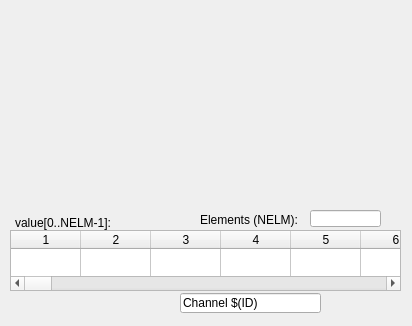
<?xml version="1.0" encoding="UTF-8"?>
<ui version="4.0">
 <class>Form</class>
 <widget class="QWidget" name="Form">
  <property name="geometry">
   <rect>
    <x>0</x>
    <y>0</y>
    <width>412</width>
    <height>326</height>
   </rect>
  </property>
  <property name="sizePolicy">
   <sizepolicy hsizetype="Preferred" vsizetype="Preferred">
    <horstretch>0</horstretch>
    <verstretch>0</verstretch>
   </sizepolicy>
  </property>
  <property name="font">
   <font>
    <pointsize>9</pointsize>
   </font>
  </property>
  <property name="windowTitle">
   <string>Form</string>
  </property>
  <widget class="replaceMacro" name="replacemacro">
   <property name="geometry">
    <rect>
     <x>310</x>
     <y>280</y>
     <width>91</width>
     <height>46</height>
    </rect>
   </property>
   <property name="reloadOnChange">
    <bool>true</bool>
   </property>
   <property name="displayMode" stdset="0">
    <enum>replaceMacro::List</enum>
   </property>
   <property name="macroKey">
    <string notr="true">ID</string>
   </property>
   <property name="macroValues">
    <string>;1;2</string>
   </property>
  </widget>
  <widget class="caLineEdit" name="calineedit_9">
   <property name="geometry">
    <rect>
     <x>180</x>
     <y>293</y>
     <width>141</width>
     <height>20</height>
    </rect>
   </property>
   <property name="text">
    <string>Channel $(ID)</string>
   </property>
   <property name="maxLength">
    <number>32770</number>
   </property>
   <property name="channel" stdset="0">
    <string notr="true"/>
   </property>
   <property name="background">
    <color alpha="0">
     <red>160</red>
     <green>160</green>
     <blue>164</blue>
    </color>
   </property>
   <property name="colorMode">
    <enum>caLineEdit::Static</enum>
   </property>
   <property name="precisionMode">
    <enum>caLineEdit::User</enum>
   </property>
  </widget>
  <widget class="caLineEdit" name="calineedit_11">
   <property name="geometry">
    <rect>
     <x>310</x>
     <y>210</y>
     <width>71</width>
     <height>17</height>
    </rect>
   </property>
   <property name="alignment">
    <set>Qt::AlignRight|Qt::AlignTrailing|Qt::AlignVCenter</set>
   </property>
   <property name="channel" stdset="0">
    <string notr="true">$(IOC):m$(MasterID)s$(SlaveID)-BI0$(ID)-Arr.NELM</string>
   </property>
   <property name="background">
    <color alpha="0">
     <red>160</red>
     <green>160</green>
     <blue>164</blue>
    </color>
   </property>
   <property name="colorMode">
    <enum>caLineEdit::Static</enum>
   </property>
   <property name="precisionMode">
    <enum>caLineEdit::Channel</enum>
   </property>
  </widget>
  <widget class="caLabel" name="calabel_15">
   <property name="geometry">
    <rect>
     <x>200</x>
     <y>210</y>
     <width>98</width>
     <height>17</height>
    </rect>
   </property>
   <property name="toolTip">
    <string/>
   </property>
   <property name="text">
    <string>Elements (NELM):</string>
   </property>
   <property name="textFormat">
    <enum>Qt::PlainText</enum>
   </property>
   <property name="alignment">
    <set>Qt::AlignBottom|Qt::AlignRight|Qt::AlignTrailing</set>
   </property>
  </widget>
  <widget class="caStripPlot" name="castripplot">
   <property name="geometry">
    <rect>
     <x>10</x>
     <y>30</y>
     <width>381</width>
     <height>161</height>
    </rect>
   </property>
   <property name="Title" stdset="0">
    <string notr="true"/>
   </property>
   <property name="channels" stdset="0">
    <string>$(IOC):m$(MasterID)s$(SlaveID)-BI0$(ID)-Arr</string>
   </property>
   <property name="YAxisScaling" stdset="0">
    <enum>caStripPlot::autoScale</enum>
   </property>
   <property name="foreground">
    <color>
     <red>238</red>
     <green>238</green>
     <blue>236</blue>
    </color>
   </property>
  </widget>
  <widget class="caWaveTable" name="cawavetable_4">
   <property name="geometry">
    <rect>
     <x>10</x>
     <y>230</y>
     <width>391</width>
     <height>61</height>
    </rect>
   </property>
   <property name="channel" stdset="0">
    <string notr="true">$(IOC):m$(MasterID)s$(SlaveID)-BI0$(ID)-Arr</string>
   </property>
   <property name="numberOfColumns">
    <number>125</number>
   </property>
   <property name="columnSize">
    <number>70</number>
   </property>
   <property name="horizontalOffset">
    <number>0</number>
   </property>
   <property name="verticalOffset">
    <number>0</number>
   </property>
   <attribute name="horizontalHeaderVisible">
    <bool>true</bool>
   </attribute>
   <attribute name="horizontalHeaderDefaultSectionSize">
    <number>70</number>
   </attribute>
   <attribute name="verticalHeaderVisible">
    <bool>false</bool>
   </attribute>
   <attribute name="verticalHeaderDefaultSectionSize">
    <number>40</number>
   </attribute>
   <row/>
   <column/>
   <column/>
   <column/>
   <column/>
   <column/>
   <column/>
   <column/>
   <column/>
   <column/>
   <column/>
   <column/>
   <column/>
   <column/>
   <column/>
   <column/>
   <column/>
   <column/>
   <column/>
   <column/>
   <column/>
   <column/>
   <column/>
   <column/>
   <column/>
   <column/>
   <column/>
   <column/>
   <column/>
   <column/>
   <column/>
   <column/>
   <column/>
   <column/>
   <column/>
   <column/>
   <column/>
   <column/>
   <column/>
   <column/>
   <column/>
   <column/>
   <column/>
   <column/>
   <column/>
   <column/>
   <column/>
   <column/>
   <column/>
   <column/>
   <column/>
   <column/>
   <column/>
   <column/>
   <column/>
   <column/>
   <column/>
   <column/>
   <column/>
   <column/>
   <column/>
   <column/>
   <column/>
   <column/>
   <column/>
   <column/>
   <column/>
   <column/>
   <column/>
   <column/>
   <column/>
   <column/>
   <column/>
   <column/>
   <column/>
   <column/>
   <column/>
   <column/>
   <column/>
   <column/>
   <column/>
   <column/>
   <column/>
   <column/>
   <column/>
   <column/>
   <column/>
   <column/>
   <column/>
   <column/>
   <column/>
   <column/>
   <column/>
   <column/>
   <column/>
   <column/>
   <column/>
   <column/>
   <column/>
   <column/>
   <column/>
   <column/>
   <column/>
   <column/>
   <column/>
   <column/>
   <column/>
   <column/>
   <column/>
   <column/>
   <column/>
   <column/>
   <column/>
   <column/>
   <column/>
   <column/>
   <column/>
   <column/>
   <column/>
   <column/>
   <column/>
   <column/>
   <column/>
   <column/>
   <column/>
   <column/>
   <item row="0" column="0">
    <property name="font">
     <font>
      <pointsize>9</pointsize>
     </font>
    </property>
    <property name="textAlignment">
     <set>AlignLeft|AlignLeading</set>
    </property>
   </item>
   <item row="0" column="1">
    <property name="font">
     <font>
      <pointsize>9</pointsize>
     </font>
    </property>
    <property name="textAlignment">
     <set>AlignLeft|AlignLeading</set>
    </property>
   </item>
   <item row="0" column="2">
    <property name="font">
     <font>
      <pointsize>9</pointsize>
     </font>
    </property>
    <property name="textAlignment">
     <set>AlignLeft|AlignLeading</set>
    </property>
   </item>
   <item row="0" column="3">
    <property name="font">
     <font>
      <pointsize>9</pointsize>
     </font>
    </property>
    <property name="textAlignment">
     <set>AlignLeft|AlignLeading</set>
    </property>
   </item>
   <item row="0" column="4">
    <property name="font">
     <font>
      <pointsize>9</pointsize>
     </font>
    </property>
    <property name="textAlignment">
     <set>AlignLeft|AlignLeading</set>
    </property>
   </item>
   <item row="0" column="5">
    <property name="font">
     <font>
      <pointsize>9</pointsize>
     </font>
    </property>
    <property name="textAlignment">
     <set>AlignLeft|AlignLeading</set>
    </property>
   </item>
   <item row="0" column="6">
    <property name="font">
     <font>
      <pointsize>9</pointsize>
     </font>
    </property>
    <property name="textAlignment">
     <set>AlignLeft|AlignLeading</set>
    </property>
   </item>
   <item row="0" column="7">
    <property name="font">
     <font>
      <pointsize>9</pointsize>
     </font>
    </property>
    <property name="textAlignment">
     <set>AlignLeft|AlignLeading</set>
    </property>
   </item>
   <item row="0" column="8">
    <property name="font">
     <font>
      <pointsize>9</pointsize>
     </font>
    </property>
    <property name="textAlignment">
     <set>AlignLeft|AlignLeading</set>
    </property>
   </item>
   <item row="0" column="9">
    <property name="font">
     <font>
      <pointsize>9</pointsize>
     </font>
    </property>
    <property name="textAlignment">
     <set>AlignLeft|AlignLeading</set>
    </property>
   </item>
   <item row="0" column="10">
    <property name="font">
     <font>
      <pointsize>9</pointsize>
     </font>
    </property>
    <property name="textAlignment">
     <set>AlignLeft|AlignLeading</set>
    </property>
   </item>
   <item row="0" column="11">
    <property name="font">
     <font>
      <pointsize>9</pointsize>
     </font>
    </property>
    <property name="textAlignment">
     <set>AlignLeft|AlignLeading</set>
    </property>
   </item>
   <item row="0" column="12">
    <property name="font">
     <font>
      <pointsize>9</pointsize>
     </font>
    </property>
    <property name="textAlignment">
     <set>AlignLeft|AlignLeading</set>
    </property>
   </item>
   <item row="0" column="13">
    <property name="font">
     <font>
      <pointsize>9</pointsize>
     </font>
    </property>
    <property name="textAlignment">
     <set>AlignLeft|AlignLeading</set>
    </property>
   </item>
   <item row="0" column="14">
    <property name="font">
     <font>
      <pointsize>9</pointsize>
     </font>
    </property>
    <property name="textAlignment">
     <set>AlignLeft|AlignLeading</set>
    </property>
   </item>
   <item row="0" column="15">
    <property name="font">
     <font>
      <pointsize>9</pointsize>
     </font>
    </property>
    <property name="textAlignment">
     <set>AlignLeft|AlignLeading</set>
    </property>
   </item>
   <item row="0" column="16">
    <property name="font">
     <font>
      <pointsize>9</pointsize>
     </font>
    </property>
    <property name="textAlignment">
     <set>AlignLeft|AlignLeading</set>
    </property>
   </item>
   <item row="0" column="17">
    <property name="font">
     <font>
      <pointsize>9</pointsize>
     </font>
    </property>
    <property name="textAlignment">
     <set>AlignLeft|AlignLeading</set>
    </property>
   </item>
   <item row="0" column="18">
    <property name="font">
     <font>
      <pointsize>9</pointsize>
     </font>
    </property>
    <property name="textAlignment">
     <set>AlignLeft|AlignLeading</set>
    </property>
   </item>
   <item row="0" column="19">
    <property name="font">
     <font>
      <pointsize>9</pointsize>
     </font>
    </property>
    <property name="textAlignment">
     <set>AlignLeft|AlignLeading</set>
    </property>
   </item>
   <item row="0" column="20">
    <property name="font">
     <font>
      <pointsize>9</pointsize>
     </font>
    </property>
    <property name="textAlignment">
     <set>AlignLeft|AlignLeading</set>
    </property>
   </item>
   <item row="0" column="21">
    <property name="font">
     <font>
      <pointsize>9</pointsize>
     </font>
    </property>
    <property name="textAlignment">
     <set>AlignLeft|AlignLeading</set>
    </property>
   </item>
   <item row="0" column="22">
    <property name="font">
     <font>
      <pointsize>9</pointsize>
     </font>
    </property>
    <property name="textAlignment">
     <set>AlignLeft|AlignLeading</set>
    </property>
   </item>
   <item row="0" column="23">
    <property name="font">
     <font>
      <pointsize>9</pointsize>
     </font>
    </property>
    <property name="textAlignment">
     <set>AlignLeft|AlignLeading</set>
    </property>
   </item>
   <item row="0" column="24">
    <property name="font">
     <font>
      <pointsize>9</pointsize>
     </font>
    </property>
    <property name="textAlignment">
     <set>AlignLeft|AlignLeading</set>
    </property>
   </item>
   <item row="0" column="25">
    <property name="font">
     <font>
      <pointsize>9</pointsize>
     </font>
    </property>
    <property name="textAlignment">
     <set>AlignLeft|AlignLeading</set>
    </property>
   </item>
   <item row="0" column="26">
    <property name="font">
     <font>
      <pointsize>9</pointsize>
     </font>
    </property>
    <property name="textAlignment">
     <set>AlignLeft|AlignLeading</set>
    </property>
   </item>
   <item row="0" column="27">
    <property name="font">
     <font>
      <pointsize>9</pointsize>
     </font>
    </property>
    <property name="textAlignment">
     <set>AlignLeft|AlignLeading</set>
    </property>
   </item>
   <item row="0" column="28">
    <property name="font">
     <font>
      <pointsize>9</pointsize>
     </font>
    </property>
    <property name="textAlignment">
     <set>AlignLeft|AlignLeading</set>
    </property>
   </item>
   <item row="0" column="29">
    <property name="font">
     <font>
      <pointsize>9</pointsize>
     </font>
    </property>
    <property name="textAlignment">
     <set>AlignLeft|AlignLeading</set>
    </property>
   </item>
   <item row="0" column="30">
    <property name="font">
     <font>
      <pointsize>9</pointsize>
     </font>
    </property>
    <property name="textAlignment">
     <set>AlignLeft|AlignLeading</set>
    </property>
   </item>
   <item row="0" column="31">
    <property name="font">
     <font>
      <pointsize>9</pointsize>
     </font>
    </property>
    <property name="textAlignment">
     <set>AlignLeft|AlignLeading</set>
    </property>
   </item>
   <item row="0" column="32">
    <property name="font">
     <font>
      <pointsize>9</pointsize>
     </font>
    </property>
    <property name="textAlignment">
     <set>AlignLeft|AlignLeading</set>
    </property>
   </item>
   <item row="0" column="33">
    <property name="font">
     <font>
      <pointsize>9</pointsize>
     </font>
    </property>
    <property name="textAlignment">
     <set>AlignLeft|AlignLeading</set>
    </property>
   </item>
   <item row="0" column="34">
    <property name="font">
     <font>
      <pointsize>9</pointsize>
     </font>
    </property>
    <property name="textAlignment">
     <set>AlignLeft|AlignLeading</set>
    </property>
   </item>
   <item row="0" column="35">
    <property name="font">
     <font>
      <pointsize>9</pointsize>
     </font>
    </property>
    <property name="textAlignment">
     <set>AlignLeft|AlignLeading</set>
    </property>
   </item>
   <item row="0" column="36">
    <property name="font">
     <font>
      <pointsize>9</pointsize>
     </font>
    </property>
    <property name="textAlignment">
     <set>AlignLeft|AlignLeading</set>
    </property>
   </item>
   <item row="0" column="37">
    <property name="font">
     <font>
      <pointsize>9</pointsize>
     </font>
    </property>
    <property name="textAlignment">
     <set>AlignLeft|AlignLeading</set>
    </property>
   </item>
   <item row="0" column="38">
    <property name="font">
     <font>
      <pointsize>9</pointsize>
     </font>
    </property>
    <property name="textAlignment">
     <set>AlignLeft|AlignLeading</set>
    </property>
   </item>
   <item row="0" column="39">
    <property name="font">
     <font>
      <pointsize>9</pointsize>
     </font>
    </property>
    <property name="textAlignment">
     <set>AlignLeft|AlignLeading</set>
    </property>
   </item>
   <item row="0" column="40">
    <property name="font">
     <font>
      <pointsize>9</pointsize>
     </font>
    </property>
    <property name="textAlignment">
     <set>AlignLeft|AlignLeading</set>
    </property>
   </item>
   <item row="0" column="41">
    <property name="font">
     <font>
      <pointsize>9</pointsize>
     </font>
    </property>
    <property name="textAlignment">
     <set>AlignLeft|AlignLeading</set>
    </property>
   </item>
   <item row="0" column="42">
    <property name="font">
     <font>
      <pointsize>9</pointsize>
     </font>
    </property>
    <property name="textAlignment">
     <set>AlignLeft|AlignLeading</set>
    </property>
   </item>
   <item row="0" column="43">
    <property name="font">
     <font>
      <pointsize>9</pointsize>
     </font>
    </property>
    <property name="textAlignment">
     <set>AlignLeft|AlignLeading</set>
    </property>
   </item>
   <item row="0" column="44">
    <property name="font">
     <font>
      <pointsize>9</pointsize>
     </font>
    </property>
    <property name="textAlignment">
     <set>AlignLeft|AlignLeading</set>
    </property>
   </item>
   <item row="0" column="45">
    <property name="font">
     <font>
      <pointsize>9</pointsize>
     </font>
    </property>
    <property name="textAlignment">
     <set>AlignLeft|AlignLeading</set>
    </property>
   </item>
   <item row="0" column="46">
    <property name="font">
     <font>
      <pointsize>9</pointsize>
     </font>
    </property>
    <property name="textAlignment">
     <set>AlignLeft|AlignLeading</set>
    </property>
   </item>
   <item row="0" column="47">
    <property name="font">
     <font>
      <pointsize>9</pointsize>
     </font>
    </property>
    <property name="textAlignment">
     <set>AlignLeft|AlignLeading</set>
    </property>
   </item>
   <item row="0" column="48">
    <property name="font">
     <font>
      <pointsize>9</pointsize>
     </font>
    </property>
    <property name="textAlignment">
     <set>AlignLeft|AlignLeading</set>
    </property>
   </item>
   <item row="0" column="49">
    <property name="font">
     <font>
      <pointsize>9</pointsize>
     </font>
    </property>
    <property name="textAlignment">
     <set>AlignLeft|AlignLeading</set>
    </property>
   </item>
   <item row="0" column="50">
    <property name="font">
     <font>
      <pointsize>9</pointsize>
     </font>
    </property>
    <property name="textAlignment">
     <set>AlignLeft|AlignLeading</set>
    </property>
   </item>
   <item row="0" column="51">
    <property name="font">
     <font>
      <pointsize>9</pointsize>
     </font>
    </property>
    <property name="textAlignment">
     <set>AlignLeft|AlignLeading</set>
    </property>
   </item>
   <item row="0" column="52">
    <property name="font">
     <font>
      <pointsize>9</pointsize>
     </font>
    </property>
    <property name="textAlignment">
     <set>AlignLeft|AlignLeading</set>
    </property>
   </item>
   <item row="0" column="53">
    <property name="font">
     <font>
      <pointsize>9</pointsize>
     </font>
    </property>
    <property name="textAlignment">
     <set>AlignLeft|AlignLeading</set>
    </property>
   </item>
   <item row="0" column="54">
    <property name="font">
     <font>
      <pointsize>9</pointsize>
     </font>
    </property>
    <property name="textAlignment">
     <set>AlignLeft|AlignLeading</set>
    </property>
   </item>
   <item row="0" column="55">
    <property name="font">
     <font>
      <pointsize>9</pointsize>
     </font>
    </property>
    <property name="textAlignment">
     <set>AlignLeft|AlignLeading</set>
    </property>
   </item>
   <item row="0" column="56">
    <property name="font">
     <font>
      <pointsize>9</pointsize>
     </font>
    </property>
    <property name="textAlignment">
     <set>AlignLeft|AlignLeading</set>
    </property>
   </item>
   <item row="0" column="57">
    <property name="font">
     <font>
      <pointsize>9</pointsize>
     </font>
    </property>
    <property name="textAlignment">
     <set>AlignLeft|AlignLeading</set>
    </property>
   </item>
   <item row="0" column="58">
    <property name="font">
     <font>
      <pointsize>9</pointsize>
     </font>
    </property>
    <property name="textAlignment">
     <set>AlignLeft|AlignLeading</set>
    </property>
   </item>
   <item row="0" column="59">
    <property name="font">
     <font>
      <pointsize>9</pointsize>
     </font>
    </property>
    <property name="textAlignment">
     <set>AlignLeft|AlignLeading</set>
    </property>
   </item>
   <item row="0" column="60">
    <property name="font">
     <font>
      <pointsize>9</pointsize>
     </font>
    </property>
    <property name="textAlignment">
     <set>AlignLeft|AlignLeading</set>
    </property>
   </item>
   <item row="0" column="61">
    <property name="font">
     <font>
      <pointsize>9</pointsize>
     </font>
    </property>
    <property name="textAlignment">
     <set>AlignLeft|AlignLeading</set>
    </property>
   </item>
   <item row="0" column="62">
    <property name="font">
     <font>
      <pointsize>9</pointsize>
     </font>
    </property>
    <property name="textAlignment">
     <set>AlignLeft|AlignLeading</set>
    </property>
   </item>
   <item row="0" column="63">
    <property name="font">
     <font>
      <pointsize>9</pointsize>
     </font>
    </property>
    <property name="textAlignment">
     <set>AlignLeft|AlignLeading</set>
    </property>
   </item>
   <item row="0" column="64">
    <property name="font">
     <font>
      <pointsize>9</pointsize>
     </font>
    </property>
    <property name="textAlignment">
     <set>AlignLeft|AlignLeading</set>
    </property>
   </item>
   <item row="0" column="65">
    <property name="font">
     <font>
      <pointsize>9</pointsize>
     </font>
    </property>
    <property name="textAlignment">
     <set>AlignLeft|AlignLeading</set>
    </property>
   </item>
   <item row="0" column="66">
    <property name="font">
     <font>
      <pointsize>9</pointsize>
     </font>
    </property>
    <property name="textAlignment">
     <set>AlignLeft|AlignLeading</set>
    </property>
   </item>
   <item row="0" column="67">
    <property name="font">
     <font>
      <pointsize>9</pointsize>
     </font>
    </property>
    <property name="textAlignment">
     <set>AlignLeft|AlignLeading</set>
    </property>
   </item>
   <item row="0" column="68">
    <property name="font">
     <font>
      <pointsize>9</pointsize>
     </font>
    </property>
    <property name="textAlignment">
     <set>AlignLeft|AlignLeading</set>
    </property>
   </item>
   <item row="0" column="69">
    <property name="font">
     <font>
      <pointsize>9</pointsize>
     </font>
    </property>
    <property name="textAlignment">
     <set>AlignLeft|AlignLeading</set>
    </property>
   </item>
   <item row="0" column="70">
    <property name="font">
     <font>
      <pointsize>9</pointsize>
     </font>
    </property>
    <property name="textAlignment">
     <set>AlignLeft|AlignLeading</set>
    </property>
   </item>
   <item row="0" column="71">
    <property name="font">
     <font>
      <pointsize>9</pointsize>
     </font>
    </property>
    <property name="textAlignment">
     <set>AlignLeft|AlignLeading</set>
    </property>
   </item>
   <item row="0" column="72">
    <property name="font">
     <font>
      <pointsize>9</pointsize>
     </font>
    </property>
    <property name="textAlignment">
     <set>AlignLeft|AlignLeading</set>
    </property>
   </item>
   <item row="0" column="73">
    <property name="font">
     <font>
      <pointsize>9</pointsize>
     </font>
    </property>
    <property name="textAlignment">
     <set>AlignLeft|AlignLeading</set>
    </property>
   </item>
   <item row="0" column="74">
    <property name="font">
     <font>
      <pointsize>9</pointsize>
     </font>
    </property>
    <property name="textAlignment">
     <set>AlignLeft|AlignLeading</set>
    </property>
   </item>
   <item row="0" column="75">
    <property name="font">
     <font>
      <pointsize>9</pointsize>
     </font>
    </property>
    <property name="textAlignment">
     <set>AlignLeft|AlignLeading</set>
    </property>
   </item>
   <item row="0" column="76">
    <property name="font">
     <font>
      <pointsize>9</pointsize>
     </font>
    </property>
    <property name="textAlignment">
     <set>AlignLeft|AlignLeading</set>
    </property>
   </item>
   <item row="0" column="77">
    <property name="font">
     <font>
      <pointsize>9</pointsize>
     </font>
    </property>
    <property name="textAlignment">
     <set>AlignLeft|AlignLeading</set>
    </property>
   </item>
   <item row="0" column="78">
    <property name="font">
     <font>
      <pointsize>9</pointsize>
     </font>
    </property>
    <property name="textAlignment">
     <set>AlignLeft|AlignLeading</set>
    </property>
   </item>
   <item row="0" column="79">
    <property name="font">
     <font>
      <pointsize>9</pointsize>
     </font>
    </property>
    <property name="textAlignment">
     <set>AlignLeft|AlignLeading</set>
    </property>
   </item>
   <item row="0" column="80">
    <property name="font">
     <font>
      <pointsize>9</pointsize>
     </font>
    </property>
    <property name="textAlignment">
     <set>AlignLeft|AlignLeading</set>
    </property>
   </item>
   <item row="0" column="81">
    <property name="font">
     <font>
      <pointsize>9</pointsize>
     </font>
    </property>
    <property name="textAlignment">
     <set>AlignLeft|AlignLeading</set>
    </property>
   </item>
   <item row="0" column="82">
    <property name="font">
     <font>
      <pointsize>9</pointsize>
     </font>
    </property>
    <property name="textAlignment">
     <set>AlignLeft|AlignLeading</set>
    </property>
   </item>
   <item row="0" column="83">
    <property name="font">
     <font>
      <pointsize>9</pointsize>
     </font>
    </property>
    <property name="textAlignment">
     <set>AlignLeft|AlignLeading</set>
    </property>
   </item>
   <item row="0" column="84">
    <property name="font">
     <font>
      <pointsize>9</pointsize>
     </font>
    </property>
    <property name="textAlignment">
     <set>AlignLeft|AlignLeading</set>
    </property>
   </item>
   <item row="0" column="85">
    <property name="font">
     <font>
      <pointsize>9</pointsize>
     </font>
    </property>
    <property name="textAlignment">
     <set>AlignLeft|AlignLeading</set>
    </property>
   </item>
   <item row="0" column="86">
    <property name="font">
     <font>
      <pointsize>9</pointsize>
     </font>
    </property>
    <property name="textAlignment">
     <set>AlignLeft|AlignLeading</set>
    </property>
   </item>
   <item row="0" column="87">
    <property name="font">
     <font>
      <pointsize>9</pointsize>
     </font>
    </property>
    <property name="textAlignment">
     <set>AlignLeft|AlignLeading</set>
    </property>
   </item>
   <item row="0" column="88">
    <property name="font">
     <font>
      <pointsize>9</pointsize>
     </font>
    </property>
    <property name="textAlignment">
     <set>AlignLeft|AlignLeading</set>
    </property>
   </item>
   <item row="0" column="89">
    <property name="font">
     <font>
      <pointsize>9</pointsize>
     </font>
    </property>
    <property name="textAlignment">
     <set>AlignLeft|AlignLeading</set>
    </property>
   </item>
   <item row="0" column="90">
    <property name="font">
     <font>
      <pointsize>9</pointsize>
     </font>
    </property>
    <property name="textAlignment">
     <set>AlignLeft|AlignLeading</set>
    </property>
   </item>
   <item row="0" column="91">
    <property name="font">
     <font>
      <pointsize>9</pointsize>
     </font>
    </property>
    <property name="textAlignment">
     <set>AlignLeft|AlignLeading</set>
    </property>
   </item>
   <item row="0" column="92">
    <property name="font">
     <font>
      <pointsize>9</pointsize>
     </font>
    </property>
    <property name="textAlignment">
     <set>AlignLeft|AlignLeading</set>
    </property>
   </item>
   <item row="0" column="93">
    <property name="font">
     <font>
      <pointsize>9</pointsize>
     </font>
    </property>
    <property name="textAlignment">
     <set>AlignLeft|AlignLeading</set>
    </property>
   </item>
   <item row="0" column="94">
    <property name="font">
     <font>
      <pointsize>9</pointsize>
     </font>
    </property>
    <property name="textAlignment">
     <set>AlignLeft|AlignLeading</set>
    </property>
   </item>
   <item row="0" column="95">
    <property name="font">
     <font>
      <pointsize>9</pointsize>
     </font>
    </property>
    <property name="textAlignment">
     <set>AlignLeft|AlignLeading</set>
    </property>
   </item>
   <item row="0" column="96">
    <property name="font">
     <font>
      <pointsize>9</pointsize>
     </font>
    </property>
    <property name="textAlignment">
     <set>AlignLeft|AlignLeading</set>
    </property>
   </item>
   <item row="0" column="97">
    <property name="font">
     <font>
      <pointsize>9</pointsize>
     </font>
    </property>
    <property name="textAlignment">
     <set>AlignLeft|AlignLeading</set>
    </property>
   </item>
   <item row="0" column="98">
    <property name="font">
     <font>
      <pointsize>9</pointsize>
     </font>
    </property>
    <property name="textAlignment">
     <set>AlignLeft|AlignLeading</set>
    </property>
   </item>
   <item row="0" column="99">
    <property name="font">
     <font>
      <pointsize>9</pointsize>
     </font>
    </property>
    <property name="textAlignment">
     <set>AlignLeft|AlignLeading</set>
    </property>
   </item>
   <item row="0" column="100">
    <property name="font">
     <font>
      <pointsize>9</pointsize>
     </font>
    </property>
    <property name="textAlignment">
     <set>AlignLeft|AlignLeading</set>
    </property>
   </item>
   <item row="0" column="101">
    <property name="font">
     <font>
      <pointsize>9</pointsize>
     </font>
    </property>
    <property name="textAlignment">
     <set>AlignLeft|AlignLeading</set>
    </property>
   </item>
   <item row="0" column="102">
    <property name="font">
     <font>
      <pointsize>9</pointsize>
     </font>
    </property>
    <property name="textAlignment">
     <set>AlignLeft|AlignLeading</set>
    </property>
   </item>
   <item row="0" column="103">
    <property name="font">
     <font>
      <pointsize>9</pointsize>
     </font>
    </property>
    <property name="textAlignment">
     <set>AlignLeft|AlignLeading</set>
    </property>
   </item>
   <item row="0" column="104">
    <property name="font">
     <font>
      <pointsize>9</pointsize>
     </font>
    </property>
    <property name="textAlignment">
     <set>AlignLeft|AlignLeading</set>
    </property>
   </item>
   <item row="0" column="105">
    <property name="font">
     <font>
      <pointsize>9</pointsize>
     </font>
    </property>
    <property name="textAlignment">
     <set>AlignLeft|AlignLeading</set>
    </property>
   </item>
   <item row="0" column="106">
    <property name="font">
     <font>
      <pointsize>9</pointsize>
     </font>
    </property>
    <property name="textAlignment">
     <set>AlignLeft|AlignLeading</set>
    </property>
   </item>
   <item row="0" column="107">
    <property name="font">
     <font>
      <pointsize>9</pointsize>
     </font>
    </property>
    <property name="textAlignment">
     <set>AlignLeft|AlignLeading</set>
    </property>
   </item>
   <item row="0" column="108">
    <property name="font">
     <font>
      <pointsize>9</pointsize>
     </font>
    </property>
    <property name="textAlignment">
     <set>AlignLeft|AlignLeading</set>
    </property>
   </item>
   <item row="0" column="109">
    <property name="font">
     <font>
      <pointsize>9</pointsize>
     </font>
    </property>
    <property name="textAlignment">
     <set>AlignLeft|AlignLeading</set>
    </property>
   </item>
   <item row="0" column="110">
    <property name="font">
     <font>
      <pointsize>9</pointsize>
     </font>
    </property>
    <property name="textAlignment">
     <set>AlignLeft|AlignLeading</set>
    </property>
   </item>
   <item row="0" column="111">
    <property name="font">
     <font>
      <pointsize>9</pointsize>
     </font>
    </property>
    <property name="textAlignment">
     <set>AlignLeft|AlignLeading</set>
    </property>
   </item>
   <item row="0" column="112">
    <property name="font">
     <font>
      <pointsize>9</pointsize>
     </font>
    </property>
    <property name="textAlignment">
     <set>AlignLeft|AlignLeading</set>
    </property>
   </item>
   <item row="0" column="113">
    <property name="font">
     <font>
      <pointsize>9</pointsize>
     </font>
    </property>
    <property name="textAlignment">
     <set>AlignLeft|AlignLeading</set>
    </property>
   </item>
   <item row="0" column="114">
    <property name="font">
     <font>
      <pointsize>9</pointsize>
     </font>
    </property>
    <property name="textAlignment">
     <set>AlignLeft|AlignLeading</set>
    </property>
   </item>
   <item row="0" column="115">
    <property name="font">
     <font>
      <pointsize>9</pointsize>
     </font>
    </property>
    <property name="textAlignment">
     <set>AlignLeft|AlignLeading</set>
    </property>
   </item>
   <item row="0" column="116">
    <property name="font">
     <font>
      <pointsize>9</pointsize>
     </font>
    </property>
    <property name="textAlignment">
     <set>AlignLeft|AlignLeading</set>
    </property>
   </item>
   <item row="0" column="117">
    <property name="font">
     <font>
      <pointsize>9</pointsize>
     </font>
    </property>
    <property name="textAlignment">
     <set>AlignLeft|AlignLeading</set>
    </property>
   </item>
   <item row="0" column="118">
    <property name="font">
     <font>
      <pointsize>9</pointsize>
     </font>
    </property>
    <property name="textAlignment">
     <set>AlignLeft|AlignLeading</set>
    </property>
   </item>
   <item row="0" column="119">
    <property name="font">
     <font>
      <pointsize>9</pointsize>
     </font>
    </property>
    <property name="textAlignment">
     <set>AlignLeft|AlignLeading</set>
    </property>
   </item>
   <item row="0" column="120">
    <property name="font">
     <font>
      <pointsize>9</pointsize>
     </font>
    </property>
    <property name="textAlignment">
     <set>AlignLeft|AlignLeading</set>
    </property>
   </item>
   <item row="0" column="121">
    <property name="font">
     <font>
      <pointsize>9</pointsize>
     </font>
    </property>
    <property name="textAlignment">
     <set>AlignLeft|AlignLeading</set>
    </property>
   </item>
   <item row="0" column="122">
    <property name="font">
     <font>
      <pointsize>9</pointsize>
     </font>
    </property>
    <property name="textAlignment">
     <set>AlignLeft|AlignLeading</set>
    </property>
   </item>
   <item row="0" column="123">
    <property name="font">
     <font>
      <pointsize>9</pointsize>
     </font>
    </property>
    <property name="textAlignment">
     <set>AlignLeft|AlignLeading</set>
    </property>
   </item>
   <item row="0" column="124">
    <property name="font">
     <font>
      <pointsize>9</pointsize>
     </font>
    </property>
    <property name="textAlignment">
     <set>AlignLeft|AlignLeading</set>
    </property>
   </item>
  </widget>
  <widget class="caLabel" name="calabel_21">
   <property name="geometry">
    <rect>
     <x>10</x>
     <y>210</y>
     <width>101</width>
     <height>20</height>
    </rect>
   </property>
   <property name="toolTip">
    <string/>
   </property>
   <property name="text">
    <string>value[0..NELM-1]:</string>
   </property>
   <property name="textFormat">
    <enum>Qt::PlainText</enum>
   </property>
   <property name="alignment">
    <set>Qt::AlignBottom|Qt::AlignRight|Qt::AlignTrailing</set>
   </property>
  </widget>
 </widget>
 <customwidgets>
  <customwidget>
   <class>caLabel</class>
   <extends>QLabel</extends>
   <header>caLabel</header>
  </customwidget>
  <customwidget>
   <class>caLineEdit</class>
   <extends>QLineEdit</extends>
   <header>caLineEdit</header>
  </customwidget>
  <customwidget>
   <class>caStripPlot</class>
   <extends>QwtPlot</extends>
   <header>caStripPlot</header>
  </customwidget>
  <customwidget>
   <class>caWaveTable</class>
   <extends>QTableWidget</extends>
   <header>caWaveTable</header>
  </customwidget>
  <customwidget>
   <class>replaceMacro</class>
   <extends>QWidget</extends>
   <header>replaceMacro</header>
  </customwidget>
  <customwidget>
   <class>QwtPlot</class>
   <extends>QFrame</extends>
   <header>qwt_plot.h</header>
  </customwidget>
 </customwidgets>
 <resources/>
 <connections/>
</ui>
